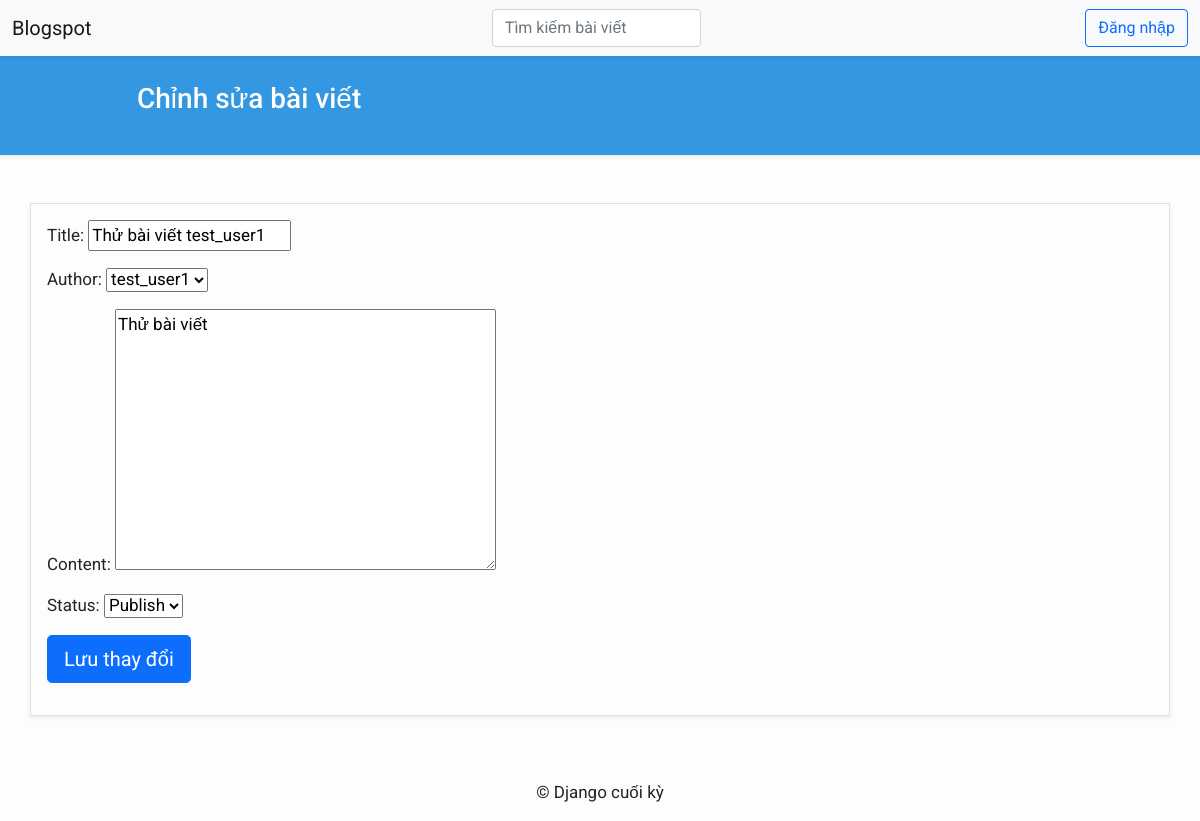
The app's page /edit/thu-bai-viet-test_user1/ with its own data.
### blog_app/models.py (models this page shows, shortened)
class Post(models.Model):
    title = models.CharField(max_length=200, unique=True)
    slug = models.SlugField(max_length=200, unique=True)
    author = models.ForeignKey(User, on_delete= models.CASCADE,related_name='blog_posts')
    updated_on = models.DateTimeField(auto_now= True)
    content = models.TextField()
    created_on = models.DateTimeField(auto_now_add=True)
    status = models.IntegerField(choices=STATUS, default=0)
    class Meta:
        ordering = ['-created_on']

### blog_app/views.py (the view)
# urls.py: path('edit/<slug:slug>/', views.edit_detail, name='edit_detail'),
def edit_detail(request, slug):
    context = {}
    template_name = 'edit_detail.html'
    post = get_object_or_404(Post, slug=slug)
    if request.method == 'POST':
        edit_form = PostForm(data=request.POST, instance=post)
        if edit_form.is_valid():
            edit_form.save()
            context['notification'] = 'Cập nhật thành công'
    else:
        edit_form = PostForm(instance=post)
    context['edit_form'] = edit_form
    return render(request, template_name, context)

### blog_app/forms.py
class PostForm(forms.ModelForm):
    class Meta:
        model = Post
        fields = ('title', 'author', 'content', 'status')

### templates/edit_detail.html (shortened to what this page needs)
{% extends 'base.html' %}
{% load static %}
{% block content %}
<header class="masthead shadow-sm">
    <div class="container">
        <div class="row">
            <div class=" col-md-8 col-md-10 mx-auto">
                <div class="site-heading">
                    <h3 class=" site-heading my-4 mt-3 text-white"> Chỉnh sửa bài viết </h3>
                </div>
            </div>
        </div>
    </div>
</header>
<div class="border shadow-sm p-3 container mt-5 mb-5">
    <div class="mb-3 row">
            <form method="post">
                {{ edit_form.as_p }}
                <button type="submit" class="btn btn-primary btn-lg">Lưu thay đổi</button>
            </form>
    </div>
</div>
{% endblock content %}

### static/css/index.css (style rules this page uses)
body { font-family: "Roboto", sans-serif; font-size: 17px; background-color: #fdfdfd; }
.masthead { background: #3398E1; height: auto; padding-bottom: 15px; box-shadow: 0 16px 48px #E3E7EB; padding-top: 10px; }

### records on screen
Post: title "Thử bài viết test_user1", author "test_user1", content "Thử bài viết", status "Publish"
